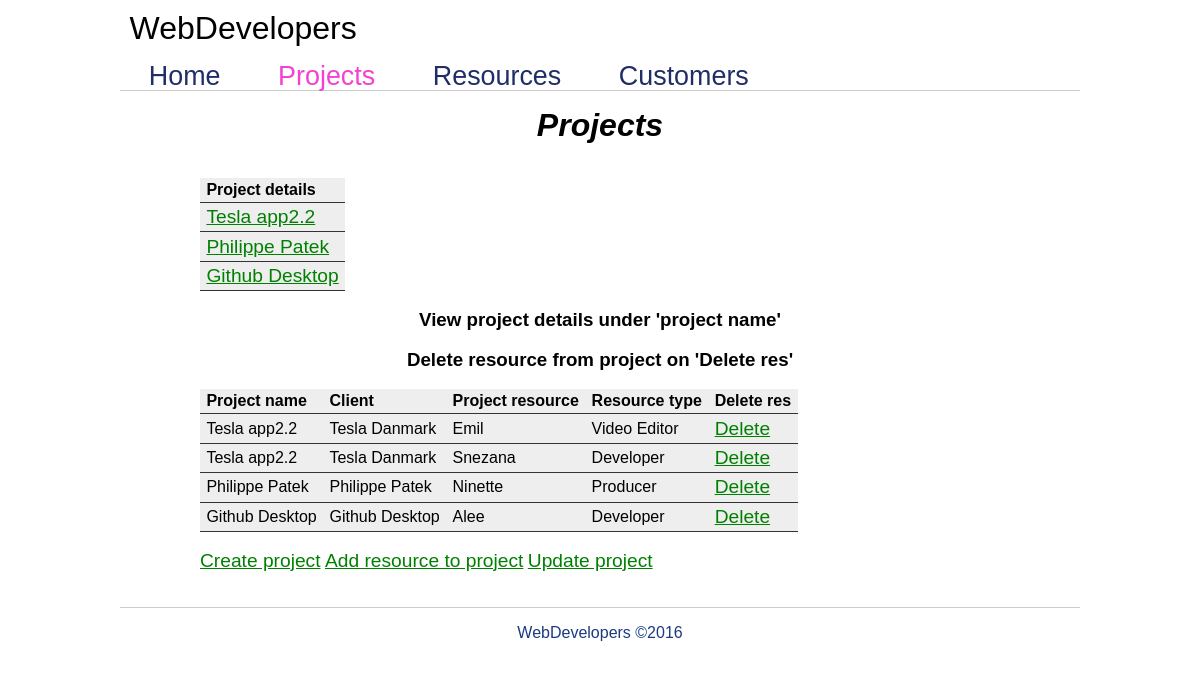
/project.php, run on the app's committed database.
### tables this page shows
CREATE TABLE `project` (
  `project_id` int(11) NOT NULL,
  `project_name` varchar(45) NOT NULL,
  `project_description` text NOT NULL,
  `p_otherDetails` text NOT NULL,
  `customer_customer_id` int(11) NOT NULL
);

CREATE TABLE `project_has_resource` (
  `project_project_id` int(11) NOT NULL,
  `resource_resource_id` int(11) NOT NULL,
  `startDate` datetime NOT NULL,
  `endDate` datetime NOT NULL,
  `hourlyUsageRate` decimal(4,0) NOT NULL
);

CREATE TABLE `customer` (
  `customer_id` int(11) NOT NULL,
  `customer_name` varchar(45) NOT NULL,
  `customer_adress` varchar(45) NOT NULL,
  `c_contactName` varchar(45) NOT NULL,
  `c_contactPhone` int(8) NOT NULL,
  `cityzip_cityzip_id` int(11) NOT NULL
);

CREATE TABLE `resource` (
  `resource_id` int(11) NOT NULL,
  `resource_name` varchar(45) NOT NULL,
  `resource_otherDetails` text NOT NULL,
  `resourcetype_resourcetype_id` int(11) NOT NULL
);

CREATE TABLE `resourcetype` (
  `resourcetype_id` int(11) NOT NULL,
  `resourcetype_name` varchar(45) NOT NULL
);

### project.php (the view, shortened to what this page needs)
<?php
    include 'includes/header.php';
?>
<body>
<?php include 'includes/menu.php'; ?>
<div class="wrapper">
<div id="content">
<h1>Projects</h1><br>
<table>
<thead>
	<tr>
		<th colspan="2">Project details</th>
	</tr>
</thead>
	<?php require_once 'conn.php';
		$stmt = $link->prepare("SELECT distinct project_name, project_id
								FROM project_has_resource
								JOIN project
								ON project.project_id = project_has_resource.project_project_id");
		$stmt->execute();
		$stmt->bind_result($projectname, $pid );
		while($stmt->fetch()) {
		echo '
		<td colspan="2"><a href="projectdetails.php?pid=' .$pid . '">'.$projectname.'</a></td></tr>';
		}
	?>
</table> <br>
<h3>View project details under 'project name'</h3><br>
<h3>Delete resource from project on 'Delete res'</h3><br>
<table>
<thead>
	<tr>
		<th colspan="2">Project name</th>
		<th colspan="2">Client</th>
		<th colspan="2">Project resource</th>
		<th colspan="2">Resource type</th>
		<th colspan="2">Delete res</th>
	</tr>
</thead>
	<?php require_once 'conn.php';
		$stmt = $link->prepare("SELECT customer.customer_name,
									customer.customer_id,
									project.project_name,
									project.project_id,
									project_has_resource.project_project_id,
									project_has_resource.resource_resource_id,
									resource.resource_id ,
									resource.resource_name ,
									resourcetype.resourcetype_id,
									resourcetype.resourcetype_name
								FROM project_has_resource
								JOIN project
								ON project.project_id = project_has_resource.project_project_id
								JOIN customer
								ON customer.customer_id = project.customer_customer_id
								join resource
								on resource.resource_id = project_has_resource.resource_resource_id
								Join resourcetype
								on resourcetype.resourcetype_id = resource.resourcetype_resourcetype_id");
		$stmt->execute();
		$stmt->bind_result($customername, $cid, $projectname, $pid ,
			$phrppid, $phrrrid, $rid, $resourcename, $rtid, $rtname);
		while($stmt->fetch()) {
		echo '<tr><td colspan="2">' .$projectname . '</td>
		<td colspan="2">'.$customername.'</a></td>
		<td colspan="2">'.$resourcename.'</td>
		<td colspan="2">'.$rtname.'</td>
		<td colspan="2"><a href="deleteresourceonproject.php?pid=' .$pid . '&rid='.$rid .'">Delete</a></td>
		</tr>';
		}
	?>
</table>
<br>
<a href="createproject.php">Create project</a>
<a href="addprojectresource.php">Add resource to project</a>
<a href="updateproject.php">Update project</a>
</div>
<?php include 'includes/footer.php'; ?>
</div>
</body>
</html>

### css/style.css (style rules this page uses)
* { margin:0; padding:0; }
body { font-family:'Open-Sans', sans-serif; }
h1,h2,h3 { text-align: center; }
.wrapper { width:60em; min-height:500px; margin:0 auto; }
a { font-size: 1.2em; color: green; }
#content { width:50em; min-height:500px; margin:0 auto; }
#content h1 { text-align:center; margin:.5em auto; font-style:italic; }
table { border-collapse: collapse; }
td, th { border-spacing: 0.5rem; padding: 0.2rem 0.4em; text-align: left; border-bottom: 1px solid #333; background-color: #eee; }

### data on the page
project: project_name "Tesla app2.2"
project: project_name "Philippe Patek"
project: project_name "Github Desktop"
project_has_resource: project_project.project_name "Tesla app2.2", customer.customer_name "Tesla Danmark", resource_resource.resource_name "Emil", resourcetype.resourcetype_name "Video Editor"
project_has_resource: project_project.project_name "Tesla app2.2", customer.customer_name "Tesla Danmark", resource_resource.resource_name "Snezana", resourcetype.resourcetype_name "Developer"
project_has_resource: project_project.project_name "Philippe Patek", customer.customer_name "Philippe Patek", resource_resource.resource_name "Ninette", resourcetype.resourcetype_name "Producer"
project_has_resource: project_project.project_name "Github Desktop", customer.customer_name "Github Desktop", resource_resource.resource_name "Alee", resourcetype.resourcetype_name "Developer"
